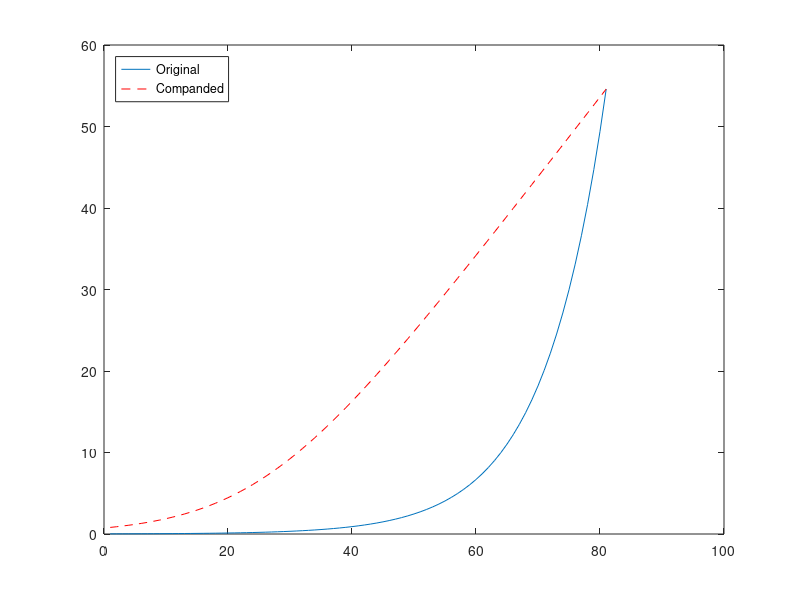

Source code (MATLAB):
Mu = 255; % Parameter for mu-law compander
sig = -4:.1:4; 
sig = exp(sig); % Exponential signal to quantize
V = max(sig); 
% 1. Quantize using equal-length intervals and no compander.
[index,quants,distor] = quantiz(sig,0:floor(V),0:ceil(V)); 
% 2. Use same partition and codebook, but compress
% before quantizing and expand afterwards.
compsig = compand(sig,Mu,V,'mu/compressor'); 
[index,quants] = quantiz(compsig,0:floor(V),0:ceil(V)); 
newsig = compand(quants,Mu,max(quants),'mu/expander'); 
distor2 = sum((newsig-sig).^2)/length(sig); 
[distor, distor2] % Display both mean square distortions.
plot(sig); % Plot original signal. 
hold on; 
plot(compsig,'r--'); % Plot companded signal. 
legend('Original','Companded','Location','NorthWest')
